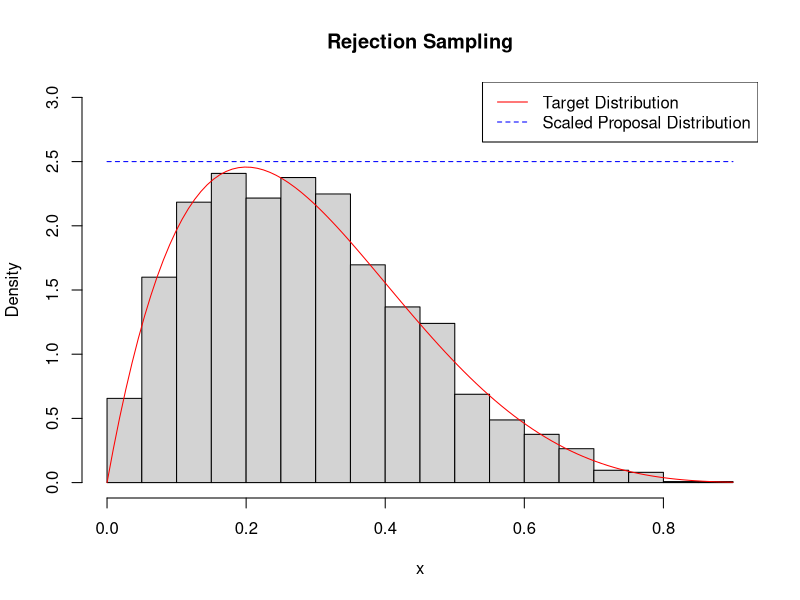

The R source for this figure:
# Define the target and proposal distributions
target_density <- function(x) {
  dbeta(x, shape1 = 2, shape2 = 5)
}

proposal_density <- function(x) {
  dunif(x, min = 0, max = 1)
}

# Scaling constant M
M <- 2.5  # A constant such that target_density(x) <= M * proposal_density(x) for all x

# Rejection sampling function
rejection_sampling <- function(target_density, proposal_density, M, n_samples) {
  samples <- numeric(0)  # Initialize an empty vector for accepted samples
  while (length(samples) < n_samples) {
    x_star <- runif(1)  # Sample from the proposal distribution
    u <- runif(1)  # Sample from uniform distribution [0, 1]
    if (u <= target_density(x_star) / (M * proposal_density(x_star))) {
      samples <- c(samples, x_star)  # Accept the sample
    }
  }
  return(samples)
}

# Generate samples using rejection sampling
set.seed(1)
n_samples <- 2500
samples <- rejection_sampling(target_density, proposal_density, M, n_samples)

# Plot the results
hist(samples, probability = TRUE, breaks = 30, main = "Rejection Sampling",
     xlab = "x", ylim = c(0, 3))
curve(dbeta(x, shape1 = 2, shape2 = 5), col = "red", add = TRUE)
curve(dunif(x, min = 0, max = 1) * M, col = "blue", add = TRUE, lty = 2)
legend("topright", legend = c("Target Distribution", "Scaled Proposal Distribution"),
       col = c("red", "blue"), lty = c(1, 2))
